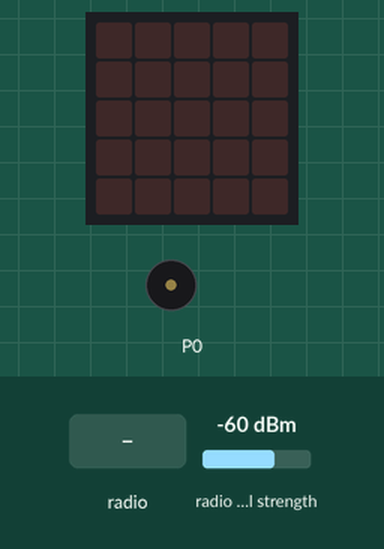
Recording of a program running on a simulated BBC micro:bit running MicroPython. Parts: the board's 5×5 LED display, buzzer (waves = sounding). The inputs (shaded band) are chosen by the test bench; at power-on: radio signal strength -60 dBm.

Above: at 1.2 s.
1.3 s: radio message "0" arrives
At 1.49 s:
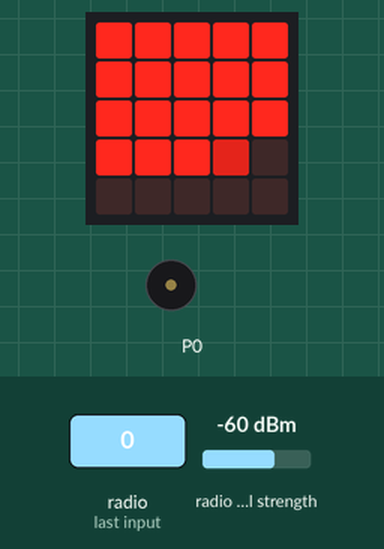
4.3 s: radio message "1" arrives
At 7.1 s:
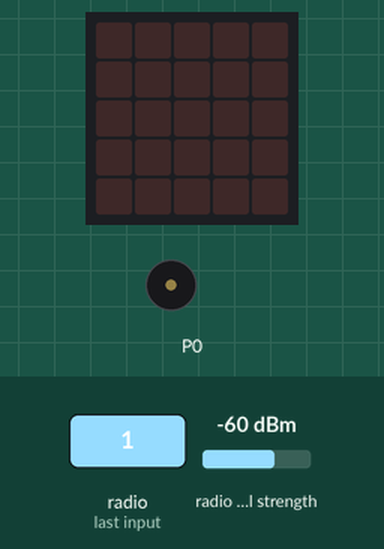
7.3 s: radio message "50" arrives
At 7.49 s:
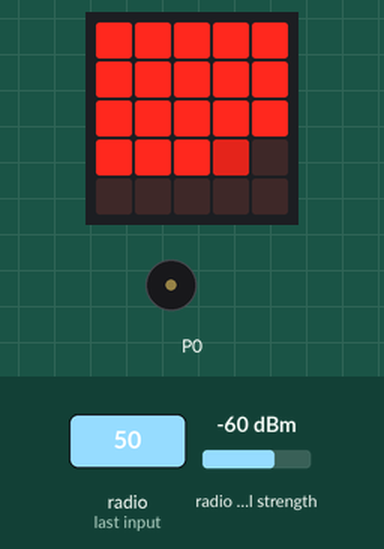
Timing chart, 0 to 10.8 s (numbered marks = the images above; inputs shaded):
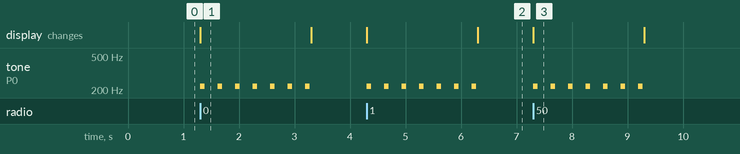

Measured:
- after the input at 1.3 s, tone on P0: alternates 220 Hz for 0.08 s and silent for 0.24 s, 14 changes in all, then stays silent, starting at once; the display: changes at once (image 1)
- after the input at 4.3 s, tone on P0: alternates 220 Hz for 0.08 s and silent for 0.24 s, 14 changes in all, then stays silent, starting at once; the display: first changes at once (image 2 shows a later state)
- after the input at 7.3 s, tone on P0: alternates 220 Hz for 0.08 s and silent for 0.24 s, 14 changes in all, then stays silent, starting at once; the display: changes at once (image 3)

The program:

chasse_au_tresor.py
```python
from microbit import *
import radio
import music
import machine

MODE_SENDER = True
MODE_RECEIVER = True

RADIO_GROUP = 12
RADIO_POWER = 5

RSSI_MIN = -90
RSSI_MAX = -50

DELAY_TIMEOUT = 2000 # ms
DELAY_PING = 200 # ms
DELAY_BIP = 80 # ms

BIP_PITCH = 220

BPM_MIN = 12
BPM_MAX = 250

BLANK_IMAGE = Image("00000:00000:00000:00000:00000")

set_volume(128)

radio.config(group=RADIO_GROUP, power=RADIO_POWER)
radio.on()

def create_rssi_image(rssi, rows=5, cols=5, lum=9):
    n = rows * cols * lum
    x = max(0, min(n, (rssi - RSSI_MIN) / (RSSI_MAX - RSSI_MIN) * n))
    k = x // lum
    image_str = ""
    p = 0
    for i in range(rows):
        for j in range(cols):
            p += 1
            if p <= k:
                image_str += "9"
            elif p == k + 1:
                image_str += str(int(x - lum * k))
            else:
                image_str += "0"
        image_str += ":"
    return Image(image_str[:-1])

def get_rssi_bip_period(rssi):
    bpm = (rssi - RSSI_MIN) / (RSSI_MAX - RSSI_MIN) * (BPM_MAX - BPM_MIN) + BPM_MIN
    return 60000 / bpm # ms

class Receiver:

    def __init__(self, active):
        self.active = active
        self.last_bip_ms = 0
        self.next_bip_in_ms = 60000 / BPM_MIN
        self.image = BLANK_IMAGE
        self.previous_messages = dict()

    def setup(self):
        if not self.active: return
        pass

    def check_for_messages(self):
        details = radio.receive_full()
        if details is None:
            return
        sender_id, rssi, timestamp = details
        self.previous_messages[sender_id] = (rssi, timestamp)

    def delete_old_messages(self):
        now = running_time()
        keys_to_delete = []
        for sender_id, (rssi, timestamp) in self.previous_messages.items():
            if now * 1000 - timestamp >= DELAY_TIMEOUT * 1000:
                keys_to_delete.append(sender_id)
        for sender_id in keys_to_delete:
            del self.previous_messages[sender_id]

    def update_status(self):
        if len(self.previous_messages) == 0:
            self.image = BLANK_IMAGE
            self.next_bip_in_ms = 10**9
        else:
            rssi = max(map(lambda x: x[0], self.previous_messages.values()))
            self.image = create_rssi_image(rssi)
            self.next_bip_in_ms = get_rssi_bip_period(rssi)

    def update(self):
        if not self.active: return
        self.check_for_messages()
        self.delete_old_messages()
        self.update_status()
        display.show(self.image)
        now = running_time()
        if now - self.last_bip_ms >= self.next_bip_in_ms:
            self.last_bip_ms = now
            music.pitch(BIP_PITCH)
            sleep(DELAY_BIP)
            music.stop()

class Sender:

    def __init__(self, active):
        self.active = active
        self.last_ping = 0

    def setup(self):
        if not self.active: return
        display.show(Image.TARGET)

    def update(self):
        if not self.active: return
        now = running_time()
        if now - self.last_ping >= DELAY_PING:
            radio.send_bytes(machine.unique_id())
            self.last_ping = now

receiver = Receiver(True)
sender = Sender(False)

receiver.setup()
sender.setup()

while True:
    receiver.update()
    sender.update()
```
